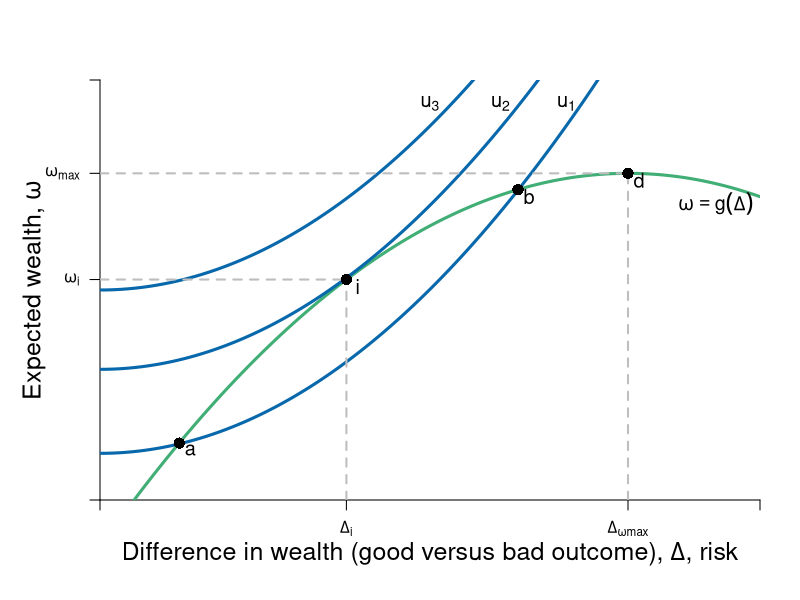

This chart was generated by the following R code:
require(ggplot2)
require(shape)
pdf(file = "risk/risk_return.pdf", width = 9, height = 7)

#Set parameters for graphics
axislabelsize <- 1.5
labelsize <- 1.2
graphlinewidth <- 3
segmentlinewidth <- 2
a <- c(2, 4, 6)


COL <- c("#7fc97f", "#beaed4", "#fdc086", "#ffff99", "#386cb0", "#f0027f", "#bf5b17", "#666666")
COLA <- c("#e0f3db", "#99d8c9","#66c2a4","#41ae76", "#238b45", "#005824")
COLB <- c("#c6dbef", "#4eb3d3", "#2b8cbe", "#0868ac","#084081")
COLC <- c("#fcfbfd", "#efedf5", "#dadaeb", "#bcbddc", "#9e9ac8", "#807dba", "#6a51a3", "#54278f", "#3f007d")

par(mar =  c(5, 5, 4, 2))
xlims <- c(0, 15)
ylims <- c(0, 18)

riskreturn <- function(g, int1 = 14, int2 = 4, coeff = 1/3){
  int1 - (int2 - (coeff)*g)^2
}

uA <- function(omega, g, slope = 0.5){
  omega + omega*g  - slope*g^2
}

indiffA <- function(g, intercept = 3, slope = 0.125){
  intercept  + slope*g^2
}


#Plot command 
plot(0, 0, xlim = xlims, ylim = ylims, 
     type = "n",
     xlab = expression(paste("")),
     ylab = expression(paste("")), 
     axes = FALSE,
     # xlab = expression(paste("Bob's Payoff, ", u^B)),
     # ylab = expression(paste("Alfredo's Payoff, ", u^A)),
     #xaxt = "n", 
     #yaxt = "n", 
     cex.lab = axislabelsize, 
     bty = "n", 
     xaxs="i", 
     yaxs="i"
)


#Customize ticks and labels for the plot
# ticksy <- seq(ylims[1], ylims[2], 3)
# ylabels <- seq(ylims[1], ylims[2], 3)
# ticksx <- seq(xlims[1], xlims[2], 5)
# xlabels <- seq(xlims[1], xlims[2], 5)
ticksy <- c(0,  riskreturn(g = 5.6), riskreturn(g = 12) ,ylims[2])
ylabels <- c(NA, expression(paste(omega[i])), expression(paste(omega[max])), NA)
ticksx <- c(0, 5.6, 12, xlims[2])
xlabels <- c(NA, expression(paste(Delta[i])), expression(paste(Delta[omega*max])), NA)

axis(1, at = ticksx, pos = 0, labels = xlabels)
axis(2, at = ticksy, pos = 0, labels = ylabels, las = 1)
mtext(expression(paste("Difference in wealth (good versus bad outcome), ", Delta, ", risk")), side = 1, line = 2.5, cex = axislabelsize)
text(xlims[1] - 1.5, ylims[2] - 0.5*(ylims[2] - ylims[1]), expression(paste("Expected wealth, ", omega)), xpd = TRUE, cex = axislabelsize, srt = 90) 

npts <- 500 
xx1 <- seq(xlims[1], xlims[2], length.out = npts)
lines(xx1, riskreturn(xx1), col = COLA[4], lwd = graphlinewidth, lty = 1)
lines(xx1, indiffA(xx1, intercept = 2), col = COLB[4], lwd = graphlinewidth, lty = 1)
lines(xx1, indiffA(xx1, intercept = 5.6), col = COLB[4], lwd = graphlinewidth, lty = 1)
lines(xx1, indiffA(xx1, intercept = 9), col = COLB[4], lwd = graphlinewidth, lty = 1)


#Add points a, b, c and c
segments(5.6, 0, 5.6, riskreturn(g = 5.6), lty = 2, col = "gray", lwd = segmentlinewidth)
segments(0, riskreturn(g = 5.6), 5.6, riskreturn(g = 5.6), lty = 2, col = "gray", lwd = segmentlinewidth)
points(5.6, riskreturn(g = 5.6), pch = 16, col = "black", cex = 1.5)
text(5.6 + 0.25, riskreturn(g = 5.6) - 0.3, expression(i), cex = labelsize)


segments(12, 0, 12, riskreturn(g = 12) , lty = 2, col = "gray", lwd = segmentlinewidth)
segments(0, riskreturn(g = 12) , 12, riskreturn(g = 12) , lty = 2, col = "gray", lwd = segmentlinewidth)
points(12, riskreturn(g = 12) , pch = 16, col = "black", cex = 1.5)
text(12 + 0.25, riskreturn(g = 12) - 0.3, expression(d), cex = labelsize)


points(1.8, riskreturn(g = 1.8) , pch = 16, col = "black", cex = 1.5)
text(1.8 + 0.25, riskreturn(g = 1.8) - 0.3, expression(a), cex = labelsize)


points(9.5, riskreturn(g = 9.5) , pch = 16, col = "black", cex = 1.5)
text(9.5 + 0.25, riskreturn(g = 9.5) - 0.3, expression(b), cex = labelsize)


#Label risk return schedule
text(14, 12.7, expression(paste(omega == g(Delta))), cex = labelsize)

#Label value functions
text(10.6, 17, expression(u[1]), cex = labelsize)
text(9.1, 17, expression(u[2]), cex = labelsize)
text(7.5, 17, expression(u[3]), cex = labelsize)


dev.off()
